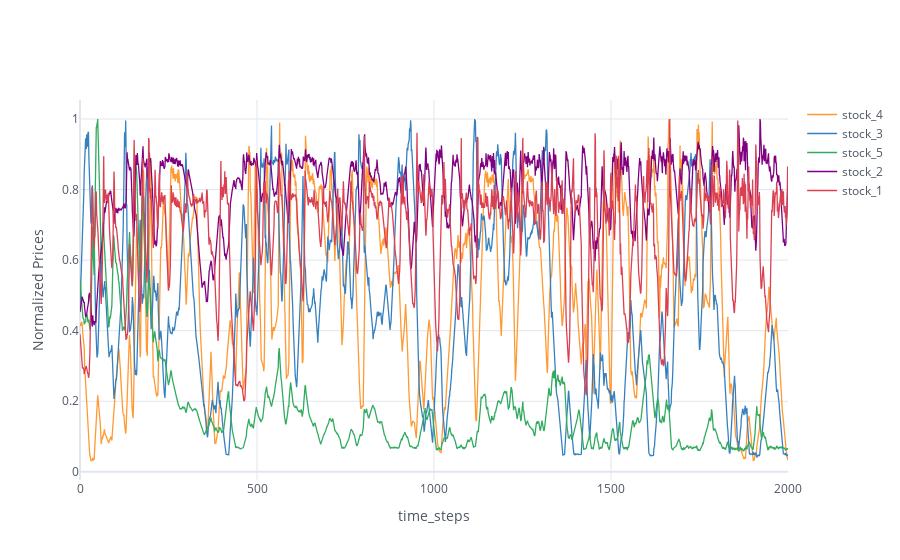

Notebook code cell kept with this figure:
### Code cell
cf.go_offline()
cf.set_config_file(world_readable=True, theme="white")

buffer = SimulatedStockBuffer.objects.select_related("stock").order_by("captured_at").all()

price_variations = {}
for snapshot in buffer:
    if snapshot.stock.name not in price_variations:
        price_variations[snapshot.stock.name] = []
    price_variations[snapshot.stock.name].append(snapshot.price_snapshot)

# print(price_variations)
for stck_name in price_variations:
    price_snaps = price_variations[stck_name]
    price_array = np.array(price_snaps)
    max_price = max(price_array)
    normalized_snaps = price_array/max_price
    price_variations[stck_name] = normalized_snaps

    

stock_names = list(price_variations.keys())


# print(price_variations)
df_regret_comparisons = pd.DataFrame(price_variations)
df_regret_comparisons.iplot(
    xTitle='time_steps',
    yTitle='Normalized Prices'
)

### Figure 1 — Plotly figure (JSON) as saved in the notebook; plotly's stock layout.template omitted (floating-point values rounded to 4 significant figures; data arrays with more than 128 entries replaced by an {"elided": "..."} marker saying what was removed)
{"data": [{"line": {"color": "rgba(255, 153, 51, 1.0)", "dash": "solid", "shape": "linear", "width": 1.3}, "mode": "lines", "name": "stock_4", "text": "", "type": "scatter", "x": {"elided": "2001 int values"}, "y": {"elided": "2001 float values"}}, {"line": {"color": "rgba(55, 128, 191, 1.0)", "dash": "solid", "shape": "linear", "width": 1.3}, "mode": "lines", "name": "stock_3", "text": "", "type": "scatter", "x": {"elided": "2001 int values"}, "y": {"elided": "2001 float values"}}, {"line": {"color": "rgba(50, 171, 96, 1.0)", "dash": "solid", "shape": "linear", "width": 1.3}, "mode": "lines", "name": "stock_5", "text": "", "type": "scatter", "x": {"elided": "2001 int values"}, "y": {"elided": "2001 float values"}}, {"line": {"color": "rgba(128, 0, 128, 1.0)", "dash": "solid", "shape": "linear", "width": 1.3}, "mode": "lines", "name": "stock_2", "text": "", "type": "scatter", "x": {"elided": "2001 int values"}, "y": {"elided": "2001 float values"}}, {"line": {"color": "rgba(219, 64, 82, 1.0)", "dash": "solid", "shape": "linear", "width": 1.3}, "mode": "lines", "name": "stock_1", "text": "", "type": "scatter", "x": {"elided": "2001 int values"}, "y": {"elided": "2001 float values"}}], "layout": {"legend": {"bgcolor": "#FFFFFF", "font": {"color": "#4D5663"}}, "paper_bgcolor": "#FFFFFF", "plot_bgcolor": "#FFFFFF", "title": {"font": {"color": "#4D5663"}}, "xaxis": {"gridcolor": "#E1E5ED", "showgrid": true, "tickfont": {"color": "#4D5663"}, "title": {"font": {"color": "#4D5663"}, "text": "time_steps"}, "zerolinecolor": "#E1E5ED"}, "yaxis": {"gridcolor": "#E1E5ED", "showgrid": true, "tickfont": {"color": "#4D5663"}, "title": {"font": {"color": "#4D5663"}, "text": "Normalized Prices"}, "zerolinecolor": "#E1E5ED"}}}
